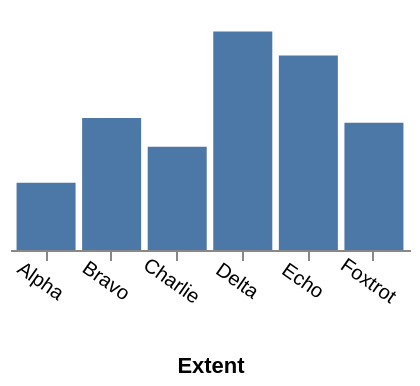

Write a Vega-Lite specification for this figure.
### Vega specification from a JSON file in a GitHub repository (floating-point values rounded to 4 significant figures)
{"width": 200, "height": 120, "padding": 5, "data": [{"name": "t", "values": [{"a": "Alpha", "b": 28, "c": "x", "d": 1}, {"a": "Bravo", "b": 55, "c": "y", "d": 2}, {"a": "Charlie", "b": 43, "c": "x", "d": 3}, {"a": "Delta", "b": 91, "c": "z", "d": 4}, {"a": "Echo", "b": 81, "c": "y", "d": 5}, {"a": "Foxtrot", "b": 53, "c": "z", "d": 6}]}], "scales": [{"name": "x", "type": "band", "domain": {"data": "t", "field": "a"}, "range": "width", "padding": 0.1}, {"name": "y", "type": "linear", "domain": {"data": "t", "field": "b"}, "range": "height", "nice": true}, {"name": "color", "type": "ordinal", "domain": {"data": "t", "field": "c"}, "range": {"scheme": "category10"}}, {"name": "ramp", "type": "linear", "domain": {"data": "t", "field": "d"}, "range": {"scheme": "blues"}}, {"name": "size", "type": "linear", "domain": {"data": "t", "field": "b"}, "range": [10, 200]}, {"name": "shape", "type": "ordinal", "domain": {"data": "t", "field": "c"}, "range": "symbol"}, {"name": "quant", "type": "quantize", "domain": [0, 100], "range": {"scheme": "greens", "count": 4}}], "marks": [{"type": "rect", "from": {"data": "t"}, "encode": {"enter": {"x": {"scale": "x", "field": "a"}, "width": {"scale": "x", "band": 1}, "y": {"scale": "y", "field": "b"}, "y2": {"scale": "y", "value": 0}}}}], "axes": [{"orient": "bottom", "scale": "x", "title": "Extent", "minExtent": 40, "maxExtent": 20, "titlePadding": 12, "labelAngle": 35, "labelPadding": 6}]}
